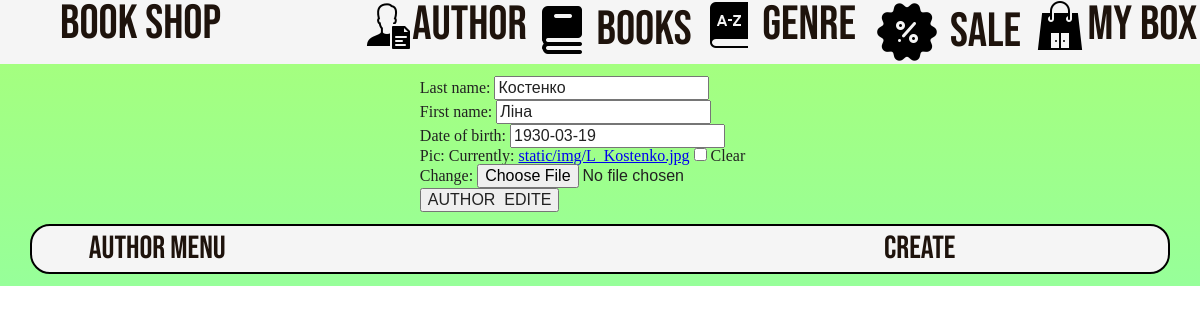
The app's page /shop/author/edite/2 with its own data.
### shop/models.py (models this page shows, shortened)
class Author(models.Model):
    first_name = models.CharField(max_length=100)
    last_name = models.CharField(max_length=100)
    date_of_birth = models.DateField(null=True, blank=True)
    pic = models.ImageField(upload_to='static/img', blank=True)

### shop/views.py (the view, shortened to what this page needs)
# urls.py: path('author/edite/<int:id>', views.author_update),
def author_update(request, id=None):
    instance = get_object_or_404(Author, id=id)
    form = AuthorForm(request.POST or None, instance=instance)
    context = {
        'title': 'AUTHOR ',
        'title2': 'EDITE',
        'form': form
    }
    return render(request, 'author_add.html', context)

### shop/forms.py
class AuthorForm(forms.ModelForm):
    class Meta:
        model = Author
        fields = [
            'last_name',
            'first_name',
            'date_of_birth',
            'pic'
        ]

### templates/author_add.html
{% extends 'base.html' %}
{% block content %}
    {% include 'add_form.html' %}
{% endblock content %}

### templates/add_form.html (shortened to what this page needs)
    <div class="Back">
        <form class="Form" action="" method="post">
            {{ form.as_p }}
            <input type="submit" value="{{ title }} {{ title2 }}">
        </form>
    </div>

### records on screen
Author: last_name "Костенко", first_name "Ліна", date_of_birth "1930-03-19"

### other values on screen
{{ title.capitalize }} "Author"
